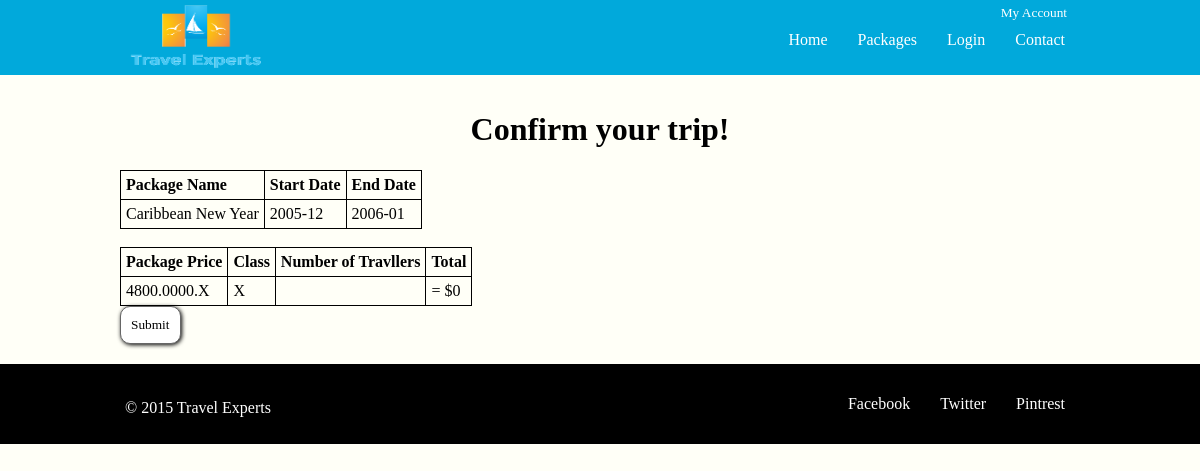
Page /confpage.php on the committed database.
### tables this page shows
CREATE TABLE `packages` (
  `PackageId` int(11) NOT NULL,
  `PkgName` varchar(50) NOT NULL,
  `PkgStartDate` datetime DEFAULT NULL,
  `PkgEndDate` datetime DEFAULT NULL,
  `PkgDesc` mediumtext,
  `PkgBasePrice` decimal(19,4) NOT NULL,
  `PkgAgencyCommission` decimal(19,4) DEFAULT NULL,
  `PkgImageUrl` varchar(40) NOT NULL
);

### Functions.php (called while the page is built, shortened)
<?php
  function agencyConnect(){
    $link = new mysqli("localhost","root","","travelexperts");
    if ($link->connect_errno){
      echo "Failed to connect: " . $link->connect_error;
    }
    else{
      return $link;
    }
  }
  function getTravelPackages($pkgid=NULL)
  {
    $link = agencyConnect();
    $sql = "SELECT `PackageId`, `PkgName`, `PkgStartDate`, `PkgEndDate`, `PkgDesc`, `PkgBasePrice`, `PkgImageUrl` FROM `packages`";
    $result = $link->query($sql);
    $pkgArray = array();
    for($i=0;$i<$result->num_rows;$i++){
      while($row = mysqli_fetch_assoc($result)) {
      $pkgArray[] = $row;
     }
    }
    return $pkgArray;
  }
?>

### confpage.php (the view, shortened to what this page needs)
<!DOCTYPE html>
<html>
<head>
<link rel="stylesheet" type="text/css" href="style.css">
</head>
<body>
<?php
  	include("header.php");
 ?>
	<div id="main_container">
<?php
include("Functions.php");
$package = getTravelPackages($_SESSION['packageid']);
$basePrice = $package[0]["PkgBasePrice"];
$numTrav = $_REQUEST["numTrav"];
$classMult = $_REQUEST["class"];
$total = $basePrice*$numTrav*$classMult;
print("<h1>Confirm your trip!</h1>");
print("<table id='bookings'> <th>Package Name</th><th>Start Date</th><th>End Date</th>
<tr><td>" .$package[0]['PkgName']. "</td><td>" .substr($package[0]['PkgStartDate'],0,7). "</td><td>" . substr($package[0]['PkgEndDate'],0,7) . "</td></tr></table><br />");
print("<table id='bookings'> <th>Package Price</th><th>Class</th><th>Number of Travllers</th><th>Total</th>
<tr><td>$basePrice.X</td><td>$classMult X</td><td>    $numTrav  </td><td>  =     $$total  </td></tr></table>");
print("<form action='submitbooking.php'>
      <input type='hidden' name='numTrav' value='$numTrav'/>
      <input type='hidden' name='ClassMult' value='$classMult'/>
      <input id='button' type='submit'/>");
?>
	</div>
	<?php
	  include("footer.php");
    ?>
</body>
</html>

### style.css (style rules this page uses)
body { background-color: #FFFFF7; width:100%; margin: auto; }
h1 { color: black; text-align: center; }
#main_container { padding-top: 90px; padding-bottom: 20px; width:960px; height: auto; margin: 0 auto; }
#button { padding: 10px; background-color: #fff; border: 1px solid #666; color: #000; text-decoration: none; border-radius: 10px; box-shadow: 1px 1px 4px black; font-family: georgia; }

### confpage.php (style rules this page uses)
#bookings { align:center; }
table, th, td { border: 1px solid black; border-collapse: collapse; }
th, td { padding: 5px; text-align: left; }

### rows in the picture
packages: PkgName "Caribbean New Year", PkgStartDate "2005-12", PkgEndDate "2006-01", PkgBasePrice "4800.0000", PkgBasePrice "0"
